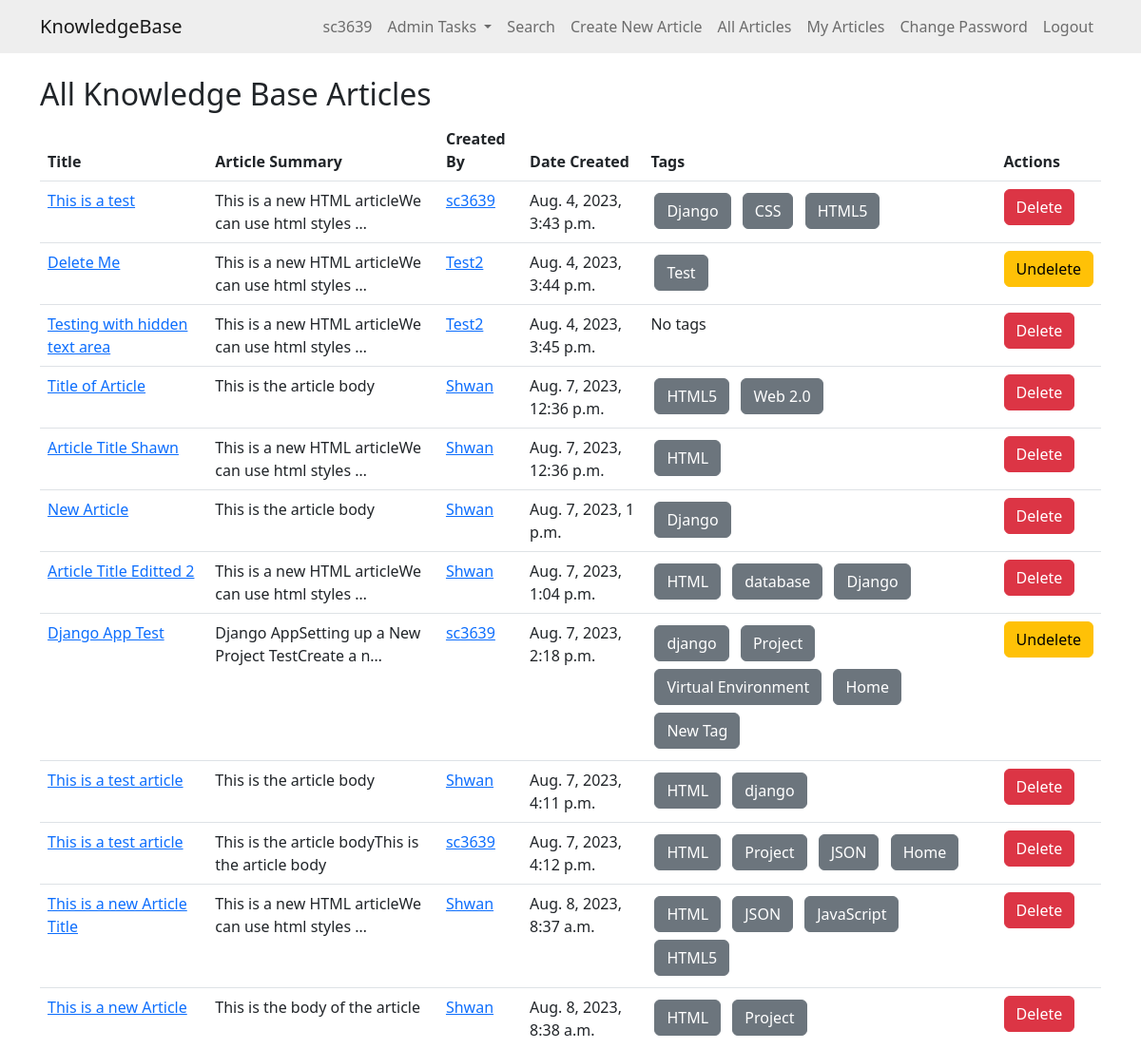
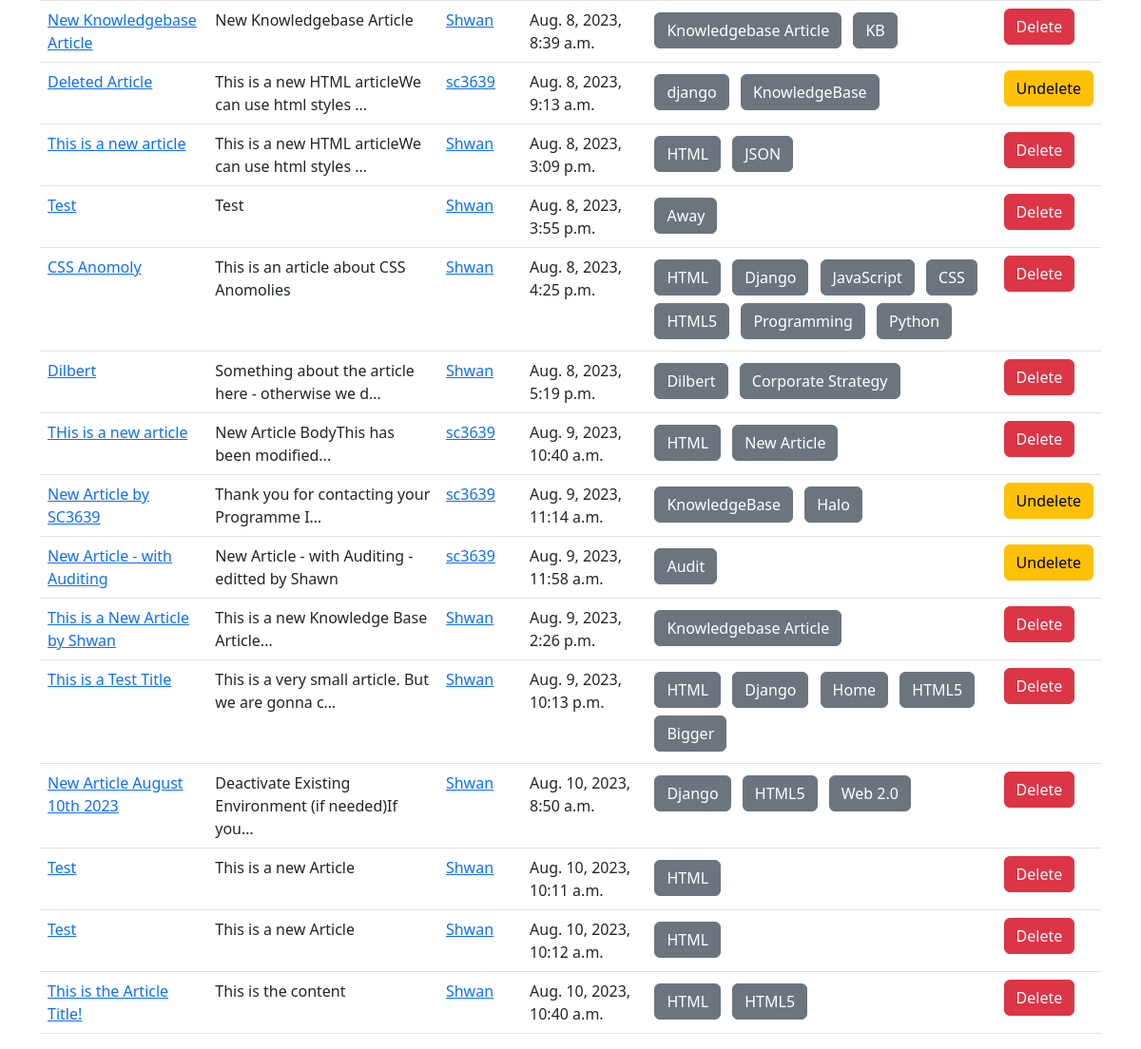
/allarticles/ (signed in), run on an earlier commit of the app's database (2 pictures, top to bottom).
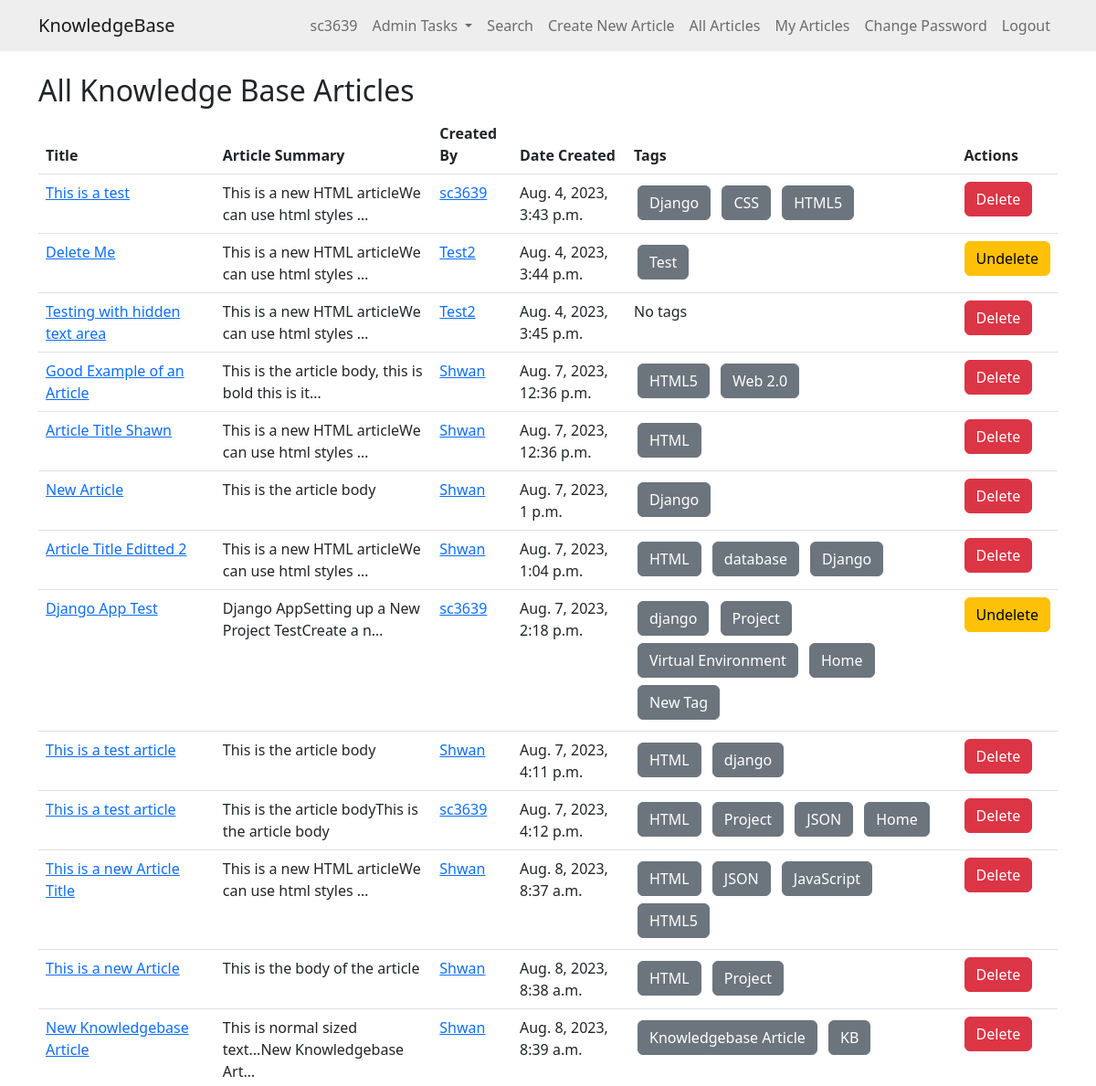
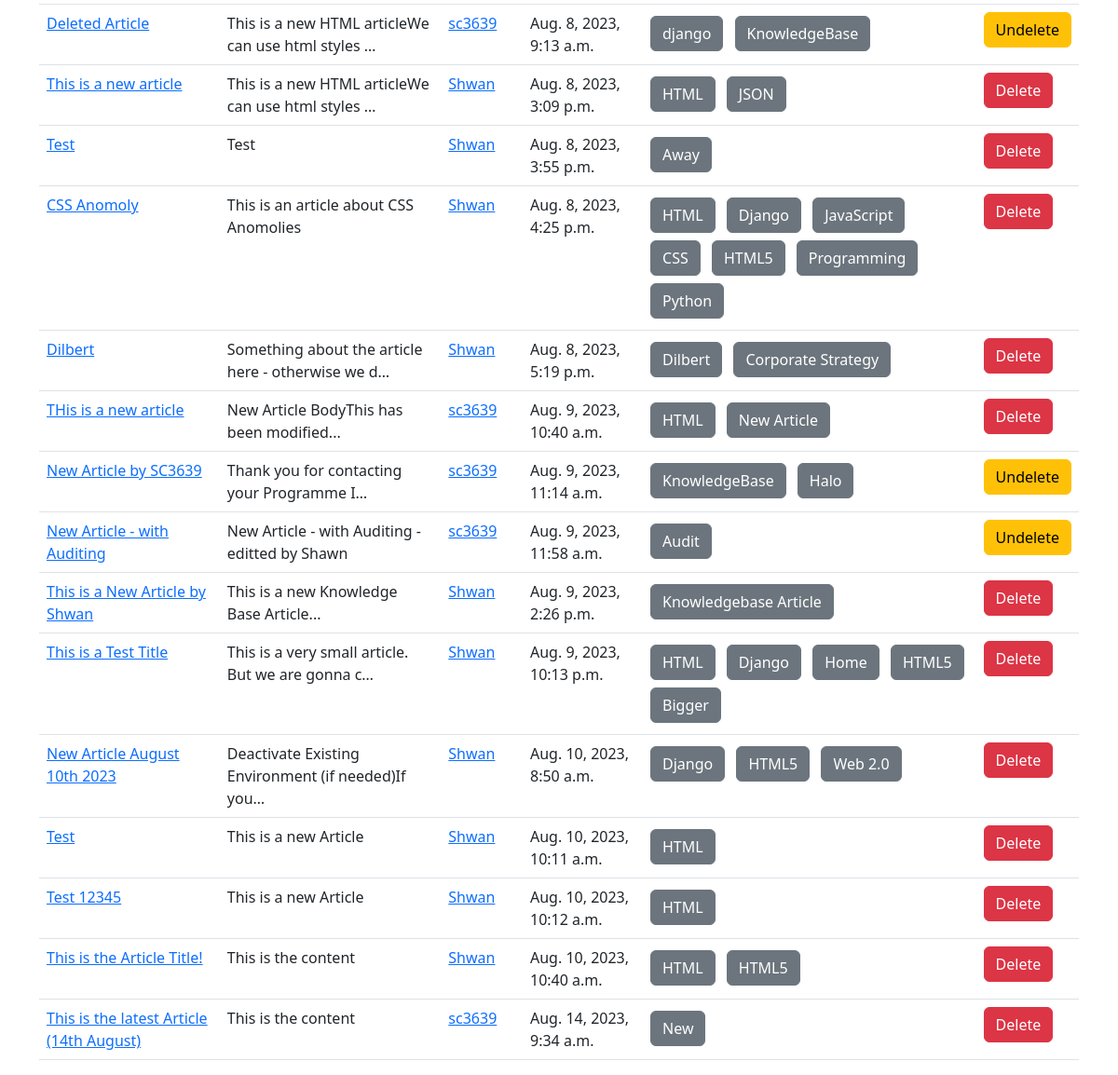
And on a later commit of the database (2 pictures, top to bottom).
### knowledge/models.py (models this page shows, shortened)
class KBEntry(models.Model):
    title = models.CharField(max_length=255)
    article = models.TextField()
    created_by = models.ForeignKey(User, related_name="created_kb_entries", on_delete=models.SET_NULL, null=True)
    created_datetime = models.DateTimeField(auto_now_add=True)
    modified_datetime = models.DateTimeField(auto_now=True)
    last_modified_by = models.ForeignKey(User, related_name="modified_kb_entries", on_delete=models.SET_NULL, null=True)
    deleted_datetime = models.DateTimeField(null=True, blank=True)
    deleted_by = models.ForeignKey(User, related_name="deleted_kb_entries", on_delete=models.SET_NULL, null=True, blank=True)
    upvotes = models.ManyToManyField(User, related_name="upvoted_kb_entries", blank=True)
    downvotes = models.ManyToManyField(User, related_name="downvoted_kb_entries", blank=True)
    rating = models.FloatField(default=0.0)
    views = models.PositiveIntegerField(default=0)
    meta_data = models.ManyToManyField('Tag', blank=True) # Assuming you will have a 'Tag' model

class Tag(models.Model):
    name = models.CharField(max_length=100)

### knowledge/views.py (the view)
# urls.py: path('allarticles/', views.allarticles, name='allarticles'),
@login_required
def allarticles(request):
    if request.user.is_superuser:
        articles = KBEntry.objects.all()
    else:
        articles = KBEntry.objects.filter(deleted_datetime__isnull=True)
    return render(request, 'knowledge/all_articles.html', {'articles': articles})

### knowledge/templates/knowledge/all_articles.html
{% extends 'knowledge/base.html' %}
{% block content %}
  <h2>All Knowledge Base Articles</h2>
  <table class="table">
    <thead class="thead-dark">
      <tr>
        <th scope="col">Title</th>
        <th scope="col">Article Summary</th>
        <th scope="col">Created By</th>
        <th scope="col">Date Created</th>
        <th scope="col">Tags</th>
        {% if user.is_superuser %}
        <th scope="col">Actions</th>
        {% endif %}
      </tr>
    </thead>
    <tbody>
      {% for article in articles %}
        <tr>
          <td>
            <a href="{% url 'article_detail' article.id %}">{{ article.title }}</a>
          </td>
          <td>{{ article.article|striptags|truncatechars:50 }}</td>
          <td>
            <a href="{% url 'user_articles' article.created_by.id %}">{{ article.created_by.username }}</a>
          </td>
          <td>{{ article.created_datetime }}</td>
          <td>
            {% for tag in article.meta_data.all %}
                <a href="{% url 'home' %}?search={{ tag.name }}" class="btn btn-secondary m-1">{{ tag.name }}</a>
            {% empty %}
                No tags
            {% endfor %}
          </td>
          {% if user.is_superuser %}
          <td>
              {% if article.deleted_datetime %}
                  <a href="{% url 'undelete_article' article.id %}" class="btn btn-warning">Undelete</a>
              {% else %}
                  <a href="{% url 'delete_article' article.id %}" class="btn btn-danger">Delete</a>
              {% endif %}
          </td>
          {% endif %}
        </tr>
      {% empty %}
        <tr>
          <td colspan="{% if user.is_superuser %}6{% else %}5{% endif %}">No entries found.</td>
        </tr>
      {% endfor %}
    </tbody>
  </table>
{% endblock %}

What changed in the data, as far as the page shows it:
changed KBEntry: title "Title of Article" → "Good Example of an Article"; article "This is the article body" → "This is the article body, this is bold this is it…"
changed KBEntry "New Knowledgebase Article": article "New Knowledgebase Article" → "This is normal sized text...New Knowledgebase Art…"
changed KBEntry: title "Test" → "Test 12345"
added KBEntry: title "This is the latest Article (14th August)", article "This is the content", created_by.username "sc3639", created_datetime "Aug. 14, 2023, 9:34 a.m.", shows "Delete"
added Tag: name "New", shown under "This is the latest Article (14th August)"
